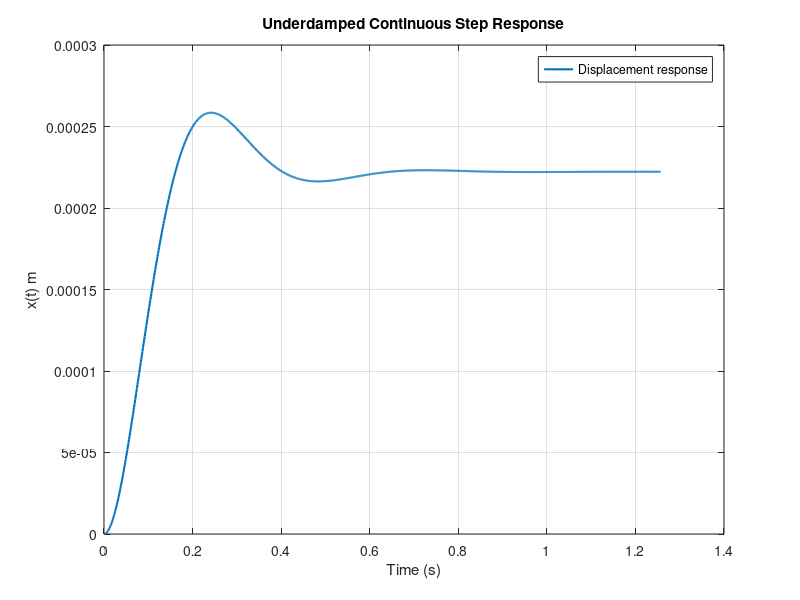

Source code (MATLAB):
% this code is created to analyze an underdamped continuous step response
% vibratory system. The response has been generated previously via by parts
% integration over convolution between F(tau) * h(t-tau)

close all; clear; clc;

m = 20; % kg
k = 4500; % N/m
c = 300;   % N*s/m
F0 = 1; % N

naturalFrequency = sqrt(k / m);
period = (2*pi)/naturalFrequency;
dampingRatio = c / (2 * sqrt(m * k));
dampedFrequency = naturalFrequency * sqrt(1 - dampingRatio^2);
decayRate = dampingRatio * naturalFrequency;

t = linspace(0,3*period,1000); % seconds for time vector

x = (F0/k) * (1 - exp(-decayRate*t) .* ...
    (cos(dampedFrequency*t) + ...
    (dampingRatio/sqrt(1 - dampingRatio^2)) .* sin(dampedFrequency*t)));

figure;
plot(t, x, 'LineWidth', 1.5);
grid on;
xlabel('Time (s)');
ylabel('x(t) m');
title('Underdamped Continuous Step Response');
legend('Displacement response', 'Location', 'best');
